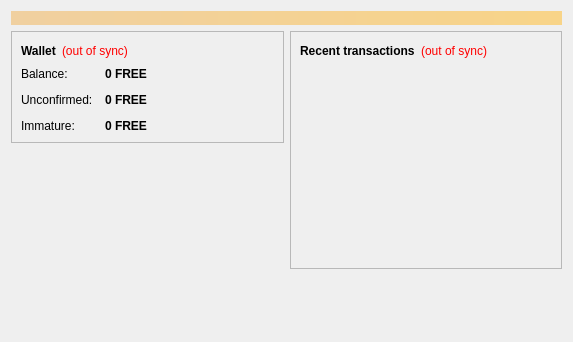
<?xml version="1.0" encoding="UTF-8"?>
<ui version="4.0">
 <class>OverviewPage</class>
 <widget class="QWidget" name="OverviewPage">
  <property name="geometry">
   <rect>
    <x>0</x>
    <y>0</y>
    <width>573</width>
    <height>342</height>
   </rect>
  </property>
  <property name="windowTitle">
   <string>Form</string>
  </property>
  <layout class="QVBoxLayout" name="topLayout">
   <item>
    <widget class="QLabel" name="labelAlerts">
     <property name="visible">
      <bool>false</bool>
     </property>
     <property name="styleSheet">
      <string notr="true">background-color: qlineargradient(x1: 0, y1: 0, x2: 1, y2: 0, stop:0 #F0D0A0, stop:1 #F8D488); color:#000000;</string>
     </property>
     <property name="wordWrap">
      <bool>true</bool>
     </property>
     <property name="margin">
      <number>3</number>
     </property>
    </widget>
   </item>
   <item>
    <layout class="QHBoxLayout" name="horizontalLayout" stretch="1,1">
     <item>
      <layout class="QVBoxLayout" name="verticalLayout_2">
       <item>
        <widget class="QFrame" name="frame">
         <property name="frameShape">
          <enum>QFrame::StyledPanel</enum>
         </property>
         <property name="frameShadow">
          <enum>QFrame::Raised</enum>
         </property>
         <layout class="QVBoxLayout" name="verticalLayout_4">
          <item>
           <layout class="QHBoxLayout" name="horizontalLayout_4">
            <item>
             <widget class="QLabel" name="label_5">
              <property name="font">
               <font>
                <weight>75</weight>
                <bold>true</bold>
               </font>
              </property>
              <property name="text">
               <string>Wallet</string>
              </property>
             </widget>
            </item>
            <item>
             <widget class="QLabel" name="labelWalletStatus">
              <property name="toolTip">
               <string>The displayed information may be out of date. Your wallet automatically synchronizes with the FREE network after a connection is established, but this process has not completed yet.</string>
              </property>
              <property name="styleSheet">
               <string notr="true">QLabel { color: red; }</string>
              </property>
              <property name="text">
               <string notr="true">(out of sync)</string>
              </property>
              <property name="alignment">
               <set>Qt::AlignLeading|Qt::AlignLeft|Qt::AlignVCenter</set>
              </property>
             </widget>
            </item>
            <item>
             <spacer name="horizontalSpacer_2">
              <property name="orientation">
               <enum>Qt::Horizontal</enum>
              </property>
              <property name="sizeHint" stdset="0">
               <size>
                <width>40</width>
                <height>20</height>
               </size>
              </property>
             </spacer>
            </item>
           </layout>
          </item>
          <item>
           <layout class="QFormLayout" name="formLayout_2">
            <property name="fieldGrowthPolicy">
             <enum>QFormLayout::AllNonFixedFieldsGrow</enum>
            </property>
            <property name="horizontalSpacing">
             <number>12</number>
            </property>
            <property name="verticalSpacing">
             <number>12</number>
            </property>
            <item row="0" column="0">
             <widget class="QLabel" name="label">
              <property name="text">
               <string>Balance:</string>
              </property>
             </widget>
            </item>
            <item row="0" column="1">
             <widget class="QLabel" name="labelBalance">
              <property name="font">
               <font>
                <weight>75</weight>
                <bold>true</bold>
               </font>
              </property>
              <property name="cursor">
               <cursorShape>IBeamCursor</cursorShape>
              </property>
              <property name="toolTip">
               <string>Your current balance</string>
              </property>
              <property name="text">
               <string notr="true">0 FREE</string>
              </property>
              <property name="textInteractionFlags">
               <set>Qt::LinksAccessibleByMouse|Qt::TextSelectableByKeyboard|Qt::TextSelectableByMouse</set>
              </property>
             </widget>
            </item>
            <item row="1" column="0">
             <widget class="QLabel" name="label_3">
              <property name="text">
               <string>Unconfirmed:</string>
              </property>
             </widget>
            </item>
            <item row="1" column="1">
             <widget class="QLabel" name="labelUnconfirmed">
              <property name="font">
               <font>
                <weight>75</weight>
                <bold>true</bold>
               </font>
              </property>
              <property name="cursor">
               <cursorShape>IBeamCursor</cursorShape>
              </property>
              <property name="toolTip">
               <string>Total of transactions that have yet to be confirmed, and do not yet count toward the current balance</string>
              </property>
              <property name="text">
               <string notr="true">0 FREE</string>
              </property>
              <property name="textInteractionFlags">
               <set>Qt::LinksAccessibleByMouse|Qt::TextSelectableByKeyboard|Qt::TextSelectableByMouse</set>
              </property>
             </widget>
            </item>
            <item row="2" column="0">
             <widget class="QLabel" name="labelImmatureText">
              <property name="text">
               <string>Immature:</string>
              </property>
             </widget>
            </item>
            <item row="2" column="1">
             <widget class="QLabel" name="labelImmature">
              <property name="font">
               <font>
                <weight>75</weight>
                <bold>true</bold>
               </font>
              </property>
              <property name="toolTip">
               <string>Mined balance that has not yet matured</string>
              </property>
              <property name="text">
               <string notr="true">0 FREE</string>
              </property>
              <property name="textInteractionFlags">
               <set>Qt::LinksAccessibleByMouse|Qt::TextSelectableByKeyboard|Qt::TextSelectableByMouse</set>
              </property>
             </widget>
            </item>
           </layout>
          </item>
         </layout>
        </widget>
       </item>
       <item>
        <spacer name="verticalSpacer">
         <property name="orientation">
          <enum>Qt::Vertical</enum>
         </property>
         <property name="sizeHint" stdset="0">
          <size>
           <width>20</width>
           <height>40</height>
          </size>
         </property>
        </spacer>
       </item>
      </layout>
     </item>
     <item>
      <layout class="QVBoxLayout" name="verticalLayout_3">
       <item>
        <widget class="QFrame" name="frame_2">
         <property name="frameShape">
          <enum>QFrame::StyledPanel</enum>
         </property>
         <property name="frameShadow">
          <enum>QFrame::Raised</enum>
         </property>
         <layout class="QVBoxLayout" name="verticalLayout">
          <item>
           <layout class="QHBoxLayout" name="horizontalLayout_2">
            <item>
             <widget class="QLabel" name="label_4">
              <property name="text">
               <string>&lt;b&gt;Recent transactions&lt;/b&gt;</string>
              </property>
             </widget>
            </item>
            <item>
             <widget class="QLabel" name="labelTransactionsStatus">
              <property name="toolTip">
               <string>The displayed information may be out of date. Your wallet automatically synchronizes with the FREE network after a connection is established, but this process has not completed yet.</string>
              </property>
              <property name="styleSheet">
               <string notr="true">QLabel { color: red; }</string>
              </property>
              <property name="text">
               <string notr="true">(out of sync)</string>
              </property>
              <property name="alignment">
               <set>Qt::AlignRight|Qt::AlignTrailing|Qt::AlignVCenter</set>
              </property>
             </widget>
            </item>
            <item>
             <spacer name="horizontalSpacer">
              <property name="orientation">
               <enum>Qt::Horizontal</enum>
              </property>
              <property name="sizeHint" stdset="0">
               <size>
                <width>40</width>
                <height>20</height>
               </size>
              </property>
             </spacer>
            </item>
           </layout>
          </item>
          <item>
           <widget class="QListView" name="listTransactions">
            <property name="styleSheet">
             <string notr="true">QListView { background: transparent; }</string>
            </property>
            <property name="frameShape">
             <enum>QFrame::NoFrame</enum>
            </property>
            <property name="verticalScrollBarPolicy">
             <enum>Qt::ScrollBarAlwaysOff</enum>
            </property>
            <property name="horizontalScrollBarPolicy">
             <enum>Qt::ScrollBarAlwaysOff</enum>
            </property>
            <property name="selectionMode">
             <enum>QAbstractItemView::NoSelection</enum>
            </property>
           </widget>
          </item>
         </layout>
        </widget>
       </item>
       <item>
        <spacer name="verticalSpacer_2">
         <property name="orientation">
          <enum>Qt::Vertical</enum>
         </property>
         <property name="sizeHint" stdset="0">
          <size>
           <width>20</width>
           <height>40</height>
          </size>
         </property>
        </spacer>
       </item>
      </layout>
     </item>
    </layout>
   </item>
  </layout>
 </widget>
 <resources/>
 <connections/>
</ui>
